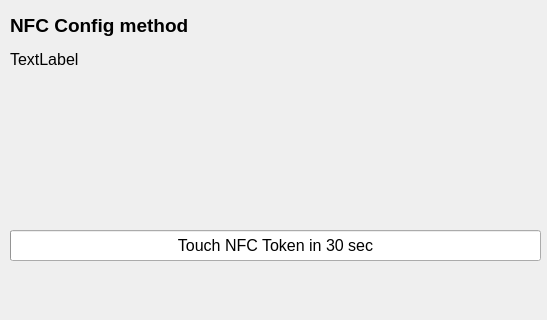
<ui version="4.0" >
 <class>WriteNfcConfig</class>
 <widget class="QWidget" name="WriteNfcConfig" >
  <property name="geometry" >
   <rect>
    <x>0</x>
    <y>0</y>
    <width>547</width>
    <height>320</height>
   </rect>
  </property>
  <property name="windowTitle" >
   <string/>
  </property>
  <widget class="QLabel" name="label" >
   <property name="geometry" >
    <rect>
     <x>10</x>
     <y>10</y>
     <width>501</width>
     <height>31</height>
    </rect>
   </property>
   <property name="font" >
    <font>
     <pointsize>14</pointsize>
     <weight>75</weight>
     <bold>true</bold>
    </font>
   </property>
   <property name="text" >
    <string>NFC Config method</string>
   </property>
  </widget>
  <widget class="QProgressBar" name="progressBar" >
   <property name="geometry" >
    <rect>
     <x>10</x>
     <y>230</y>
     <width>531</width>
     <height>31</height>
    </rect>
   </property>
   <property name="font" >
    <font>
     <pointsize>12</pointsize>
    </font>
   </property>
   <property name="maximum" >
    <number>300</number>
   </property>
   <property name="value" >
    <number>0</number>
   </property>
   <property name="orientation" >
    <enum>Qt::Horizontal</enum>
   </property>
   <property name="format" >
    <string>Touch NFC Token in 30 sec</string>
   </property>
  </widget>
  <widget class="QLabel" name="lblComment" >
   <property name="geometry" >
    <rect>
     <x>10</x>
     <y>50</y>
     <width>521</width>
     <height>161</height>
    </rect>
   </property>
   <property name="font" >
    <font>
     <pointsize>12</pointsize>
    </font>
   </property>
   <property name="text" >
    <string>TextLabel</string>
   </property>
   <property name="alignment" >
    <set>Qt::AlignLeading|Qt::AlignLeft|Qt::AlignTop</set>
   </property>
  </widget>
 </widget>
 <resources/>
 <connections/>
</ui>
